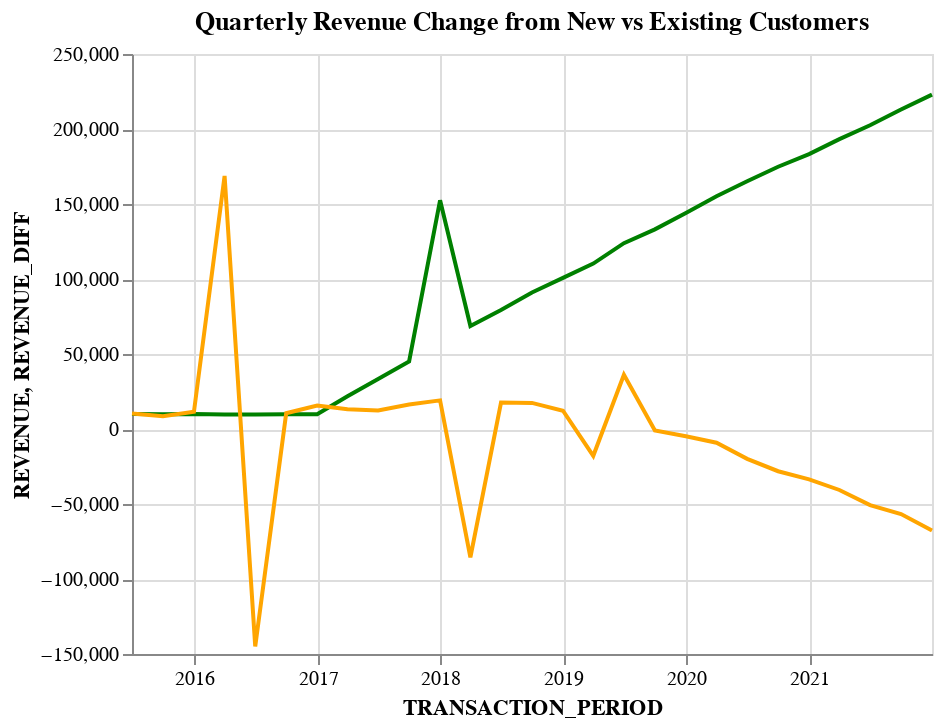

This figure's notebook cell:
### Markdown cell above
Create a line plot of quarterly revenue change from new customers and existing customers (this line plot should have 2 lines, new and existing).

### Code cell
# From new customers
new = quarterly.loc[(quarterly['STATUS'] == 'NEW'), ['TRANSACTION_PERIOD', 'STATUS', 'REVENUE']]
new = new.groupby('TRANSACTION_PERIOD').sum()

# From existing customers
existing = quarterly.loc[(quarterly['STATUS'] == 'UPSELL') | (quarterly['STATUS'] == 'DOWNSELL'), ['TRANSACTION_PERIOD', 'STATUS', 'REVENUE_DIFF']]
existing = existing.groupby(['TRANSACTION_PERIOD']).sum()

quarter_change = pd.merge(new, existing, on='TRANSACTION_PERIOD', how='outer')
#quarter_change = quarter_change.drop(index = '2015-03-31')
line_plot = quarter_change.reset_index()

revenue = alt.Chart(line_plot).mark_line().encode(
    x=alt.X('TRANSACTION_PERIOD:T'),
    y=alt.Y('REVENUE:Q'),
    color=alt.value('green')
).properties(
    title='Quarterly Revenue Change from New vs Existing Customers'
)

difference = alt.Chart(line_plot).mark_line().encode(
    x=alt.X('TRANSACTION_PERIOD:T'),
    y=alt.Y('REVENUE_DIFF:Q'),
    color=alt.value('orange')
)

revenue + difference

### Figure 1 — Vega-Lite specification as saved in the notebook (floating-point values rounded to 4 significant figures)
{"config": {"view": {"continuousWidth": 400, "continuousHeight": 300}}, "layer": [{"mark": "line", "encoding": {"color": {"value": "green"}, "x": {"field": "TRANSACTION_PERIOD", "type": "temporal"}, "y": {"field": "REVENUE", "type": "quantitative"}}, "title": "Quarterly Revenue Change from New vs Existing Customers"}, {"mark": "line", "encoding": {"color": {"value": "orange"}, "x": {"field": "TRANSACTION_PERIOD", "type": "temporal"}, "y": {"field": "REVENUE_DIFF", "type": "quantitative"}}}], "data": {"name": "data-088169a871e1ebc52fccdfea4ee2c788"}, "$schema": "https://vega.github.io/schema/vega-lite/v4.17.0.json", "datasets": {"data-088169a871e1ebc52fccdfea4ee2c788": [{"TRANSACTION_PERIOD": "2015-06-30T00:00:00", "REVENUE": 10030.0, "REVENUE_DIFF": 10340.0}, {"TRANSACTION_PERIOD": "2015-09-30T00:00:00", "REVENUE": 9829.0, "REVENUE_DIFF": 8494.0}, {"TRANSACTION_PERIOD": "2015-12-31T00:00:00", "REVENUE": 10040.0, "REVENUE_DIFF": 11470.0}, {"TRANSACTION_PERIOD": "2016-03-31T00:00:00", "REVENUE": 9710.0, "REVENUE_DIFF": 168700.0}, {"TRANSACTION_PERIOD": "2016-06-30T00:00:00", "REVENUE": 9721.0, "REVENUE_DIFF": -144900.0}, {"TRANSACTION_PERIOD": "2016-09-30T00:00:00", "REVENUE": 9807.0, "REVENUE_DIFF": 10540.0}, {"TRANSACTION_PERIOD": "2016-12-31T00:00:00", "REVENUE": 9831.0, "REVENUE_DIFF": 15660.0}, {"TRANSACTION_PERIOD": "2017-03-31T00:00:00", "REVENUE": 21770.0, "REVENUE_DIFF": 13160.0}, {"TRANSACTION_PERIOD": "2017-06-30T00:00:00", "REVENUE": 33270.0, "REVENUE_DIFF": 12380.0}, {"TRANSACTION_PERIOD": "2017-09-30T00:00:00", "REVENUE": 45070.0, "REVENUE_DIFF": 16350.0}, {"TRANSACTION_PERIOD": "2017-12-31T00:00:00", "REVENUE": 152500.0, "REVENUE_DIFF": 19080.0}, {"TRANSACTION_PERIOD": "2018-03-31T00:00:00", "REVENUE": 68650.0, "REVENUE_DIFF": -85550.0}, {"TRANSACTION_PERIOD": "2018-06-30T00:00:00", "REVENUE": 79390.0, "REVENUE_DIFF": 17620.0}, {"TRANSACTION_PERIOD": "2018-09-30T00:00:00", "REVENUE": 91030.0, "REVENUE_DIFF": 17380.0}, {"TRANSACTION_PERIOD": "2018-12-31T00:00:00", "REVENUE": 100700.0, "REVENUE_DIFF": 12190.0}, {"TRANSACTION_PERIOD": "2019-03-31T00:00:00", "REVENUE": 110300.0, "REVENUE_DIFF": -17880.0}, {"TRANSACTION_PERIOD": "2019-06-30T00:00:00", "REVENUE": 123900.0, "REVENUE_DIFF": 36200.0}, {"TRANSACTION_PERIOD": "2019-09-30T00:00:00", "REVENUE": 133100.0, "REVENUE_DIFF": -973.5}, {"TRANSACTION_PERIOD": "2019-12-31T00:00:00", "REVENUE": 144000.0, "REVENUE_DIFF": -4801.0}, {"TRANSACTION_PERIOD": "2020-03-31T00:00:00", "REVENUE": 155200.0, "REVENUE_DIFF": -9165.0}, {"TRANSACTION_PERIOD": "2020-06-30T00:00:00", "REVENUE": 165200.0, "REVENUE_DIFF": -19910.0}, {"TRANSACTION_PERIOD": "2020-09-30T00:00:00", "REVENUE": 174800.0, "REVENUE_DIFF": -28150.0}, {"TRANSACTION_PERIOD": "2020-12-31T00:00:00", "REVENUE": 183300.0, "REVENUE_DIFF": -33600.0}, {"TRANSACTION_PERIOD": "2021-03-31T00:00:00", "REVENUE": 193200.0, "REVENUE_DIFF": -40650.0}, {"TRANSACTION_PERIOD": "2021-06-30T00:00:00", "REVENUE": 202500.0, "REVENUE_DIFF": -50770.0}, {"TRANSACTION_PERIOD": "2021-09-30T00:00:00", "REVENUE": 213000.0, "REVENUE_DIFF": -56730.0}, {"TRANSACTION_PERIOD": "2021-12-31T00:00:00", "REVENUE": 222900.0, "REVENUE_DIFF": -67600.0}]}}
